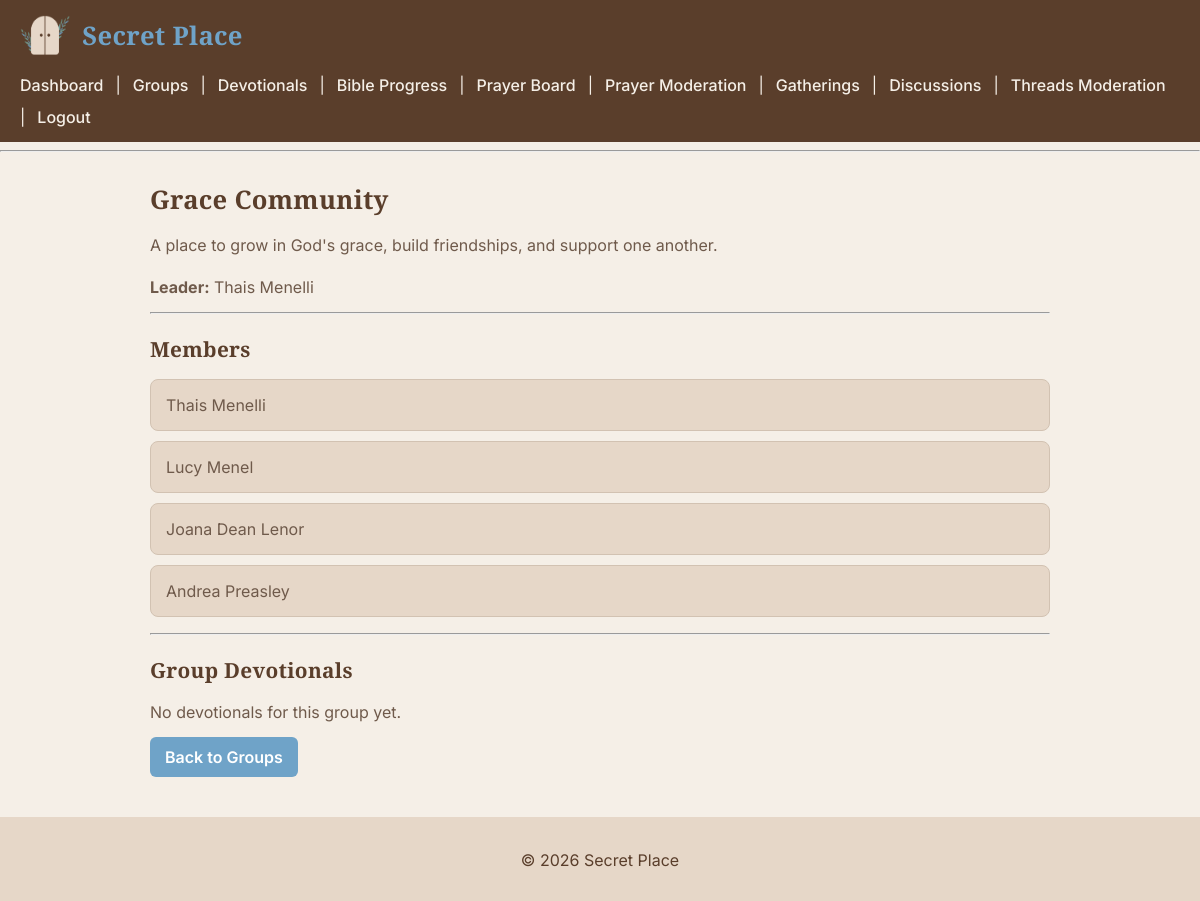
The page /groups/4 (signed in) on the database its author committed.
### tables this page shows
CREATE TABLE groups (
    id INTEGER PRIMARY KEY AUTOINCREMENT,
    group_name TEXT NOT NULL,
    description TEXT,
    leader_id INTEGER,
    FOREIGN KEY(leader_id) REFERENCES users(id)
);

CREATE TABLE users (
    id INTEGER PRIMARY KEY AUTOINCREMENT,
    name TEXT NOT NULL,
    email TEXT UNIQUE NOT NULL,
    password TEXT NOT NULL,
    role TEXT DEFAULT 'member'
, is_active INTEGER DEFAULT 1);

### routes/groups.py (the view, shortened to what this page needs)
@groups_bp.route('/<int:group_id>')
def group_detail(group_id):
    user_id = session.get('user_id')
    user_role = session.get('user_role')
    if not user_id:
        return redirect(url_for('auth.login'))
    groups = get_all_groups_with_leader()
    group = next((g for g in groups if g[0] == group_id), None)
    if not group:
        flash("Group not found.", "danger")
        return redirect(url_for('groups.list_groups'))
    user_groups = get_user_groups(user_id)
    user_group_ids = [g[0] for g in user_groups]
    if session.get('user_role') != 'admin' and group_id not in user_group_ids:
        flash("You must join the group first.", "danger")
        return redirect(url_for('groups.list_groups'))
    members = get_group_members(group_id)
    devotionals_rows = get_devotionals_by_group(group_id)
    devotionals = []
    can_manage_members = can_manage_group(
        user_id,
        user_role,
        group_id
    )
    return render_template(
        'group_detail.html',
        group=group,
        members=members,
        devotionals=devotionals,
        can_manage_members=can_manage_members
    )

### sqlite_db.py (called while the page is built)
def connect_db():
    return sqlite3.connect(Config.DATABASE)

def get_devotionals_by_group(group_id):
    conn = connect_db()
    cursor = conn.cursor()
    cursor.execute(
        """
        SELECT *
        FROM devotionals
        WHERE group_id = ? AND is_active = 1
        ORDER BY created_at DESC
        """,
        (group_id,)
    )
    devotionals = cursor.fetchall()
    conn.close()
    return devotionals

def get_all_groups_with_leader():
    conn = connect_db()
    cursor = conn.cursor()
    cursor.execute(
        """
        SELECT g.id, g.group_name, g.description, u.name
        FROM groups g
        LEFT JOIN users u ON g.leader_id = u.id
        ORDER BY g.group_name
        """
    )
    groups = cursor.fetchall()
    conn.close()
    return groups

def get_user_groups(user_id):
    conn = connect_db()
    cursor = conn.cursor()
    cursor.execute(
        """
        SELECT g.id, g.group_name, g.description, u.name
        FROM groups g
        INNER JOIN group_members gm ON g.id = gm.group_id
        LEFT JOIN users u ON g.leader_id = u.id
        WHERE gm.user_id = ?
        ORDER BY g.group_name
        """,
        (user_id,)
    )
    groups = cursor.fetchall()
    conn.close()
    return groups

def get_group_members(group_id):
    conn = connect_db()
    cursor = conn.cursor()
    cursor.execute(
        """
        SELECT u.id, u.name
        FROM users u
        JOIN group_members gm ON gm.user_id = u.id
        WHERE gm.group_id = ?
        AND u.is_active = 1
        """,
        (group_id,)
    )
    members = cursor.fetchall()
    conn.close()
    return members

def can_manage_group(user_id, user_role, group_id):
    if user_role == "admin":
        return True
    conn = connect_db()
    cursor = conn.cursor()
    cursor.execute(
        """
        SELECT id
        FROM groups
        WHERE id = ? AND leader_id = ?
        """,
        (group_id, user_id)
    )
    group = cursor.fetchone()
    conn.close()
    return group is not None

### templates/group_detail.html (shortened to what this page needs)
{% extends "layout.html" %}
{% block content %}
<h2>{{ group[1] }}</h2>
<p>{{ group[2] }}</p>
<p><strong>Leader:</strong> {{ group[3] }}</p>
<hr>
<h3>Members</h3>
{% if members %}
<ul>
  {% for m in members %}
    <li>{{ m[1] }}</li>
  {% endfor %}
</ul>
{% else %}
<p>No members yet.</p>
{% endif %}
<hr>
<h3>Group Devotionals</h3>
{% if devotionals %}
  <ul>
    {% for d in devotionals %}
      <li>
        <strong>
          <a href="{{ url_for('devotionals.devotional_detail', id=d.id) }}" class="devotional-link">
            {{ d.title }}
          </a>
        </strong><br>
        <small>By {{ d.author_name or 'Unknown' }} | {{ d.created_at }}</small><br>
        <p>{{ d.content[:120] }}{% if d.content|length > 120 %}...{% endif %}</p>
      </li>
    {% endfor %}
  </ul>
{% else %}
  <p>No devotionals for this group yet.</p>
{% endif %}
<a href="{{ url_for('groups.list_groups') }}" class="btn btn-primary mb-3"> Back to Groups</a>
{% endblock %}

### static/css/styles.css (style rules this page uses)
body { font-family: 'Inter', sans-serif; background-color: #f5efe7; color: #6f5a4b; margin: 0; padding: 0; }
h1, h2, h3, h4, h5, h6 { font-family: 'Playfair Display', serif; color: #5a3e2b; font-weight: 700; letter-spacing: 0.3px; margin-bottom: 10px; }
h2 { font-size: 1.6rem; margin-bottom: 10px; }
h3 { font-size: 1.3rem; margin-bottom: 8px; }
p { line-height: 1.6; margin-bottom: 12px; }
section, h2 { margin-top: 25px; }
a { color: #6fa3c8; }
button, .button, .btn { font-family: 'Inter', sans-serif; font-weight: 600; background-color: #6fa3c8; color: white; border: none; padding: 10px 15px; text-decoration: none; cursor: pointer; border-radius: 6px; display: inline-block; transition: all 0.2s ease; }
ul { list-style-type: none; padding-left: 0; }
ul li { background-color: #e6d7c8; margin-bottom: 10px; padding: 15px; border-radius: 8px; border: 1px solid #d2c2b2; }

### rows shown on the page
groups: group_name "Grace Community", description "A place to grow in God's grace, build friendships, and support one another."
users: name "Thais Menelli"
users: name "Lucy Menel"
users: name "Joana Dean Lenor"
users: name "Andrea Preasley"
